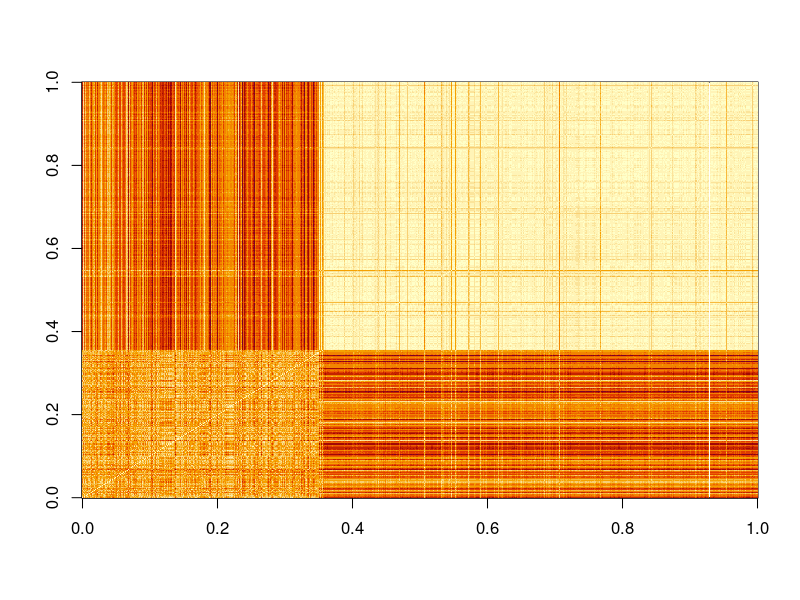

Reproduce this figure in R. (Note: this script raises an error after producing the figure.)
rm(list =ls())
library("mlbench")
#install.packages("Clustering")

data("BreastCancer")

Bs <- na.omit(BreastCancer)
xall <- data.matrix(Bs[, (2:10)])
yall <- 1*data.matrix(Bs[, 11] == "benign")

xallord <- xall[order(yall), ]
yallord <- xall[order(yall), ]
mat_dist <- as.matrix(dist(xallord, diag = T, upper = T))

image(mat_dist)
rows <- which(is.na(xall))
print(rows)


retkm <- kmeans(x = xall, centers = 2)
rotulos <- retkm$cluster
cbind(rotulos, yallord)

sil <- silhouette(retkm$clustering, dist(bs, ""))
#sil <- silhouette(retkm$clustering, dist(bs))
windows() # RStudio sometimes does not display silhouette plots correctly
plot(sil)


